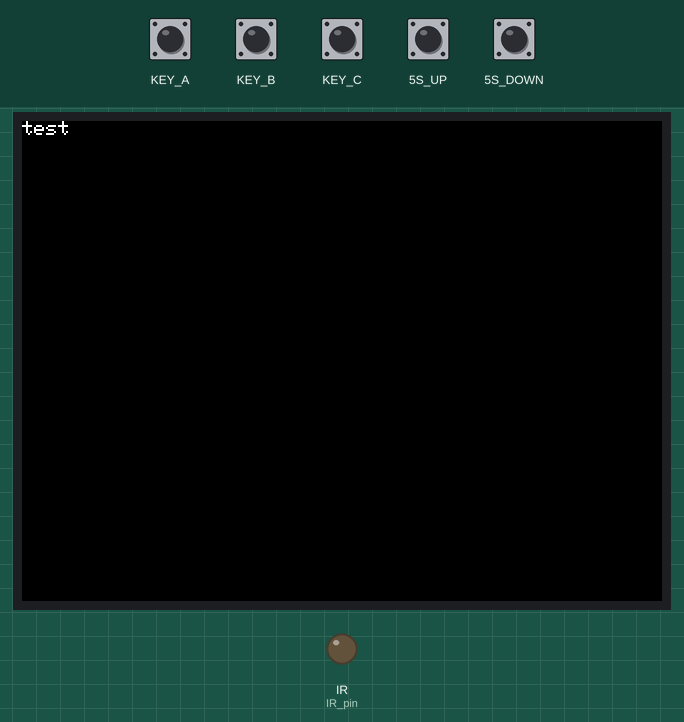
The program below on a simulated Seeed Wio Terminal. On the bench: 320×240 colour display, output pins drawn as LEDs (lit = HIGH). The test bench sets the inputs (shaded band); at power-on: 5S_DOWN, 5S_UP, KEY_A, KEY_B, KEY_C HIGH. What the program prints to the serial monitor is not drawn.

Above: at 3.4 s.
3.5 s: KEY_A pulled LOW for 1 s
At 5.0 s:
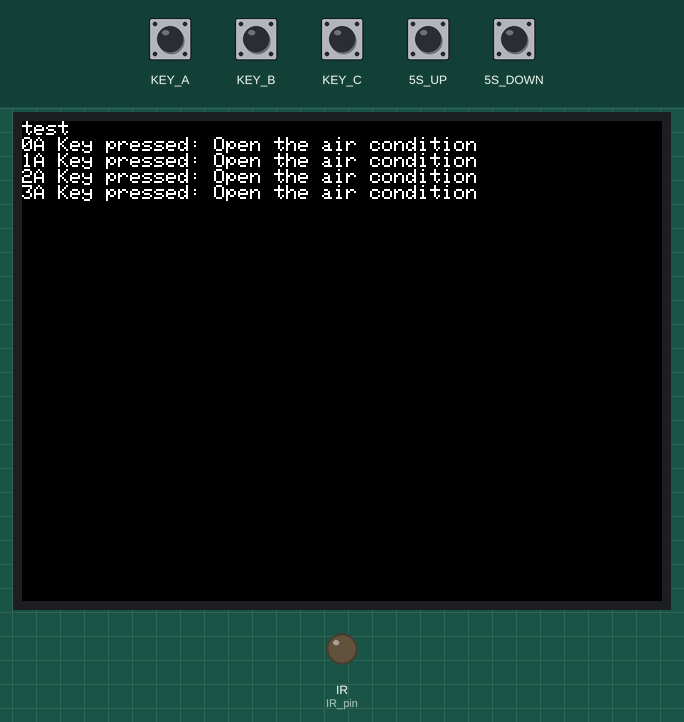
6.0 s: KEY_B pulled LOW for 1 s
At 8.1 s:
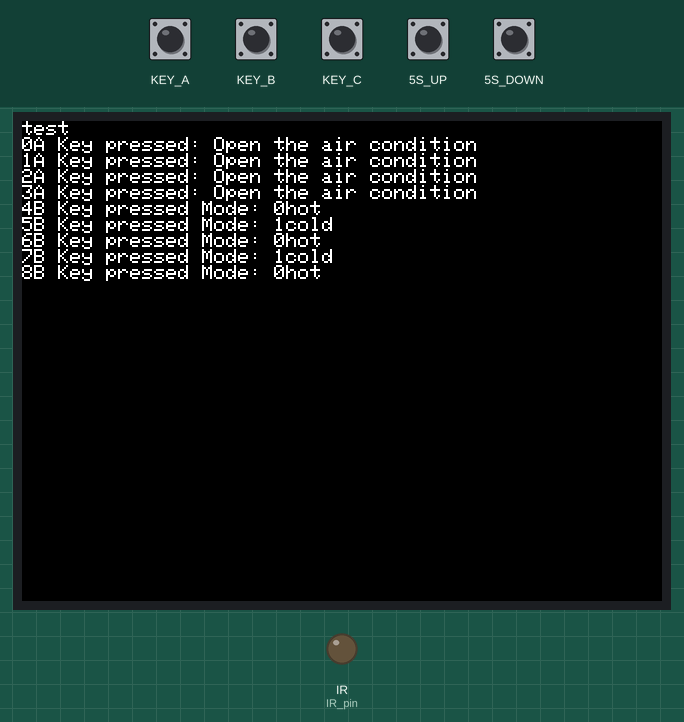
8.5 s: KEY_C pulled LOW for 0.25 s
At 9.6 s:
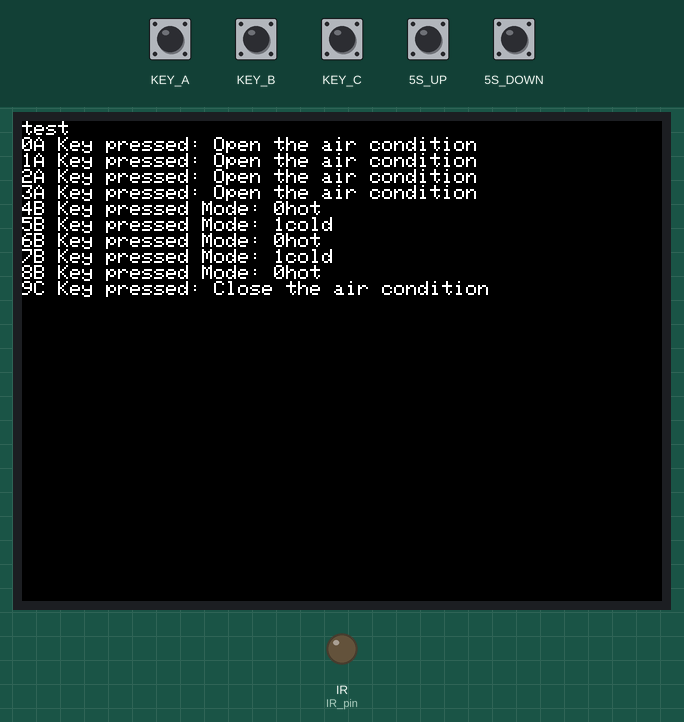
10.2 s: 5S_UP pulled LOW for 0.25 s
At 10.34 s:
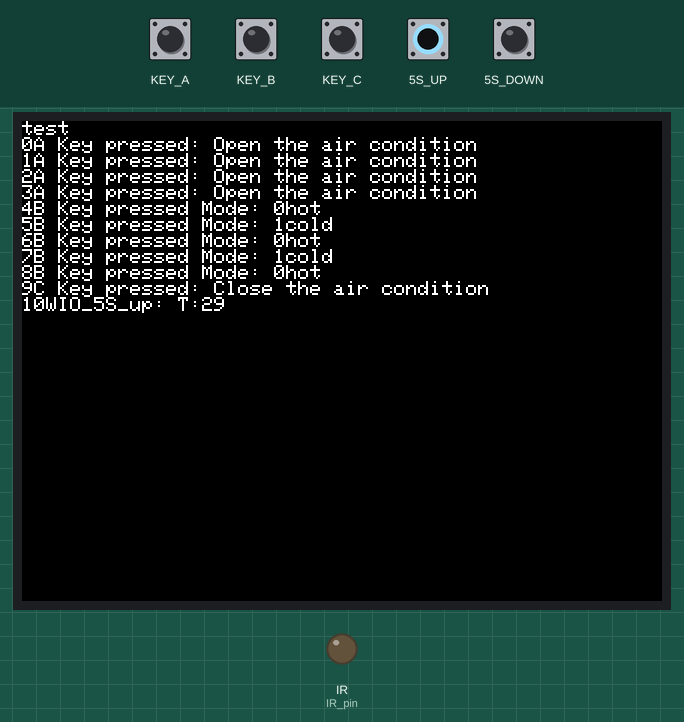
11.9 s: 5S_DOWN pulled LOW for 0.25 s
At 12.8 s:
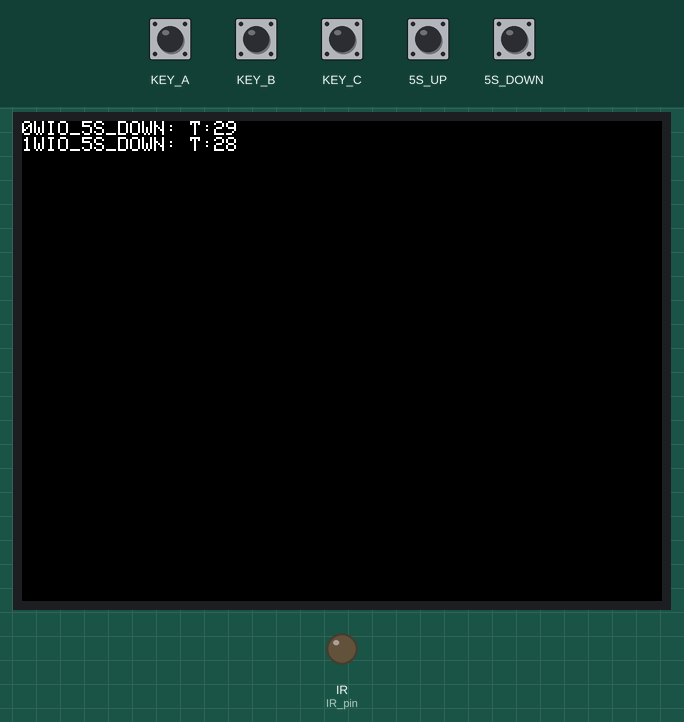
13.6 s: KEY_A pulled LOW for 0.25 s
At 14.3 s:
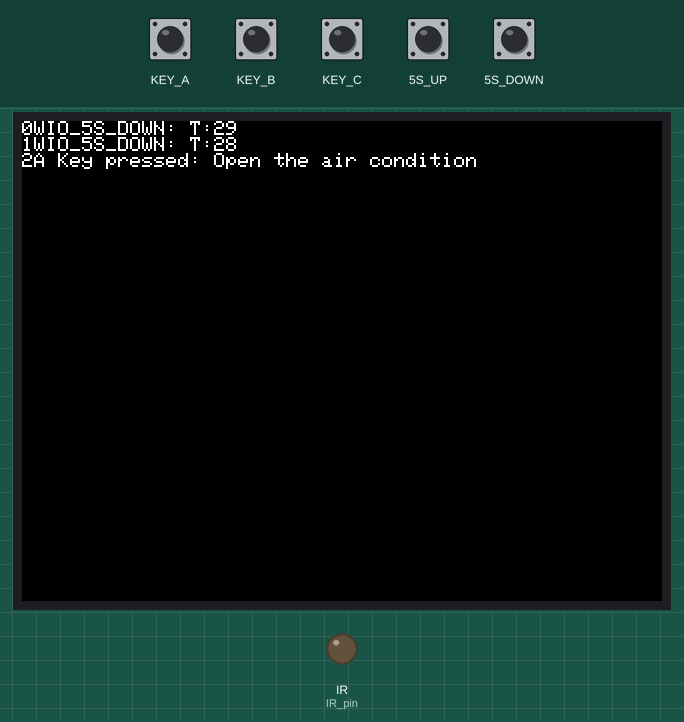
Timing chart, 0 to 16.3 s (numbered marks = the images above; inputs shaded):
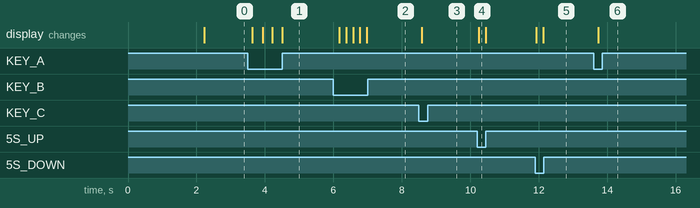

The program:

main.cpp
```cpp
#include <Arduino.h>

#include <IRremote.h>
#include <cstdint>
#include "TFT_eSPI.h"
#include "USB/USBAPI.h"
#include "variant.h"

// #include ""
// #include <stdio.h>
// #include <FreeRTOS.h>
// // #include <Serial.h>

// #include <IRLibSendBase.h>    // First include the send base
// //Now include only the protocols you wish to actually use.
// //The lowest numbered protocol should be first but remainder
// //can be any order.
// #include <IRLib_P01_NEC.h>
// #include <IRLib_P02_Sony.h>
// #include <IRLibCombo.h>     // After all protocols, include this
// All of the above automatically creates a universal sending
// class called "IRsend" containing only the protocols you want.
// Now declare an instance of that sender.
extern "C" {
#include "get_code.h"
}


// put function declarations here:
// int myFunction(int, int);


const unsigned char IR_pin = WIO_IR;

const uint8_t C_raw = 0x00;
uint8_t C_temp_part = 0x00; /*C码温度部分*/
uint8_t C_mode_part = 0x00; /*C码模式部分*/
uint8_t c_temp_cal = 0xD0;

uint16_t buf_TEMP[]={
  4400,4400,
  550,1660,550,550,550,1660,550,1660,550,550,550,550,550,1660,550,550,
  550,550,550,1660,550,550,550,550,550,1660,550,1660,550,550,550,1660,
  550,550,550,1660,550,550,550,1660,550,1660,550,1660,550,1660,550,1660,
  550,1660,550,550,550,1660,550,550,550,550,550,550,550,550,550,550,
  550,1660,550,1660,550,550,550,1660,550,550,550,550,550,550,550,550,
  550,550,550,550,550,1660,550,550,550,1660,550,1660,550,1660,550,1660,
  550,5220,
  4400,4400,
  550,1660,550,550,550,1660,550,1660,550,550,550,550,550,1660,550,550,
  550,550,550,1660,550,550,550,550,550,1660,550,1660,550,550,550,1660,
  550,550,550,1660,550,550,550,1660,550,1660,550,1660,550,1660,550,1660,
  550,1660,550,550,550,1660,550,550,550,550,550,550,550,550,550,550,
  550,1660,550,1660,550,550,550,1660,550,550,550,550,550,550,550,550,
  550,550,550,550,550,1660,550,550,550,1660,550,1660,550,1660,550,1660,
  550,8000
};

/*创建一个温度对应表*/
char temperature_table[] = {
  0b0000, 0b0001, 0b0011, 0b0010,
  0b0110, 0b0111, 0b0101, 0b0100,
  0b1100, 0b1101, 0b1001, 0b1000,
  0b1010, 0b1011, 0b1110
};

uint16_t checkbuff[] = {4400, 4400, 550, 1660, 550, 550, 550, 1660, 550, 1660, 550, 550, 550, 550, 550, 1660, 550, 550, 550, 550, 550, 1660, 550, 550, 550, 550, 550, 1660, 550, 1660, 550, 550, 550, 1660, 550, 1660, 550, 550, 550, 1660, 550, 550, 550, 1660, 550, 1660, 550, 1660, 550, 1660, 550, 550, 550, 1660, 550, 550, 550,
1660, 550, 550, 550, 550, 550, 550, 550, 550, 550, 1660, 550, 1660, 550, 550, 550, 1660, 550, 1660, 550, 550, 550, 550, 550, 550, 550, 550, 550, 550, 550, 1660, 550, 550, 550, 550, 550, 1660, 550, 1660, 550, 1660, 550, 5220, 4400, 4400, 550, 1660, 550, 550, 550, 1660, 550, 1660, 550, 550, 550, 550, 550, 1660, 550, 550, 550, 550, 550, 1660, 550, 550, 550, 550, 550, 1660, 550, 1660, 550, 550, 550, 1660, 550, 1660, 550, 550, 550, 1660, 550, 550, 550, 1660, 550, 1660, 550, 1660, 550, 1660, 550, 550, 550, 1660, 550, 550, 550, 1660, 550, 550, 550, 550, 550, 550, 550, 550, 550, 1660, 550, 1660, 550, 550, 550, 1660, 550, 1660, 550, 550, 550, 550, 550, 550, 550, 550, 550, 550, 550, 1660, 550, 550, 550, 550, 550, 1660, 550, 1660, 550, 1660, 550, 8000};

uint16_t buf[200]={0};

IRsend mySender;

uint8_t tempreture_increas(int temp_offset, int mode){
  uint8_t final_c;

  C_temp_part = temperature_table[temp_offset];
  if(mode == 0){ /*制热模式*/
    C_mode_part = 0x03;
    }
  else if(mode == 1){ /*制冷模式*/
    C_mode_part = 0x00;
  }

  final_c = C_temp_part << 4 | C_mode_part << 2 | C_raw;
  return final_c;
}

void sendMeidi_CLOSE(){
  mySender.sendRaw(buf_close, 300, 38);
}

TFT_eSPI tft;
void setup() {

  tft.begin();
  tft.setRotation(3);

  Serial.begin(9600);
  delay(2000); //while (!Serial); //delay for Leonardo
  Serial.println(F("Every time you press a key is a serial monitor we will send."));


  tft.fillScreen(TFT_BLACK); // fills entire the screen with colour red
  // delay(2000);
  // // Turning off the LCD backlight
  // digitalWrite(LCD_BACKLIGHT, LOW);
  // delay(2000);
  tft.println("test");
  // Turning on the LCD backlight
  digitalWrite(LCD_BACKLIGHT, HIGH);
  pinMode(WIO_KEY_A, INPUT_PULLUP);
  pinMode(WIO_KEY_B, INPUT_PULLUP);
  pinMode(WIO_KEY_C, INPUT_PULLUP);
  pinMode(WIO_5S_UP, INPUT_PULLUP);
  pinMode(WIO_5S_DOWN, INPUT_PULLUP);

  mySender.begin(IR_pin);
  pinMode(IR_pin, OUTPUT);
}


void print_array(uint16_t *arr, int size)
{
  for (int i = 0; i < size; ++i) {
    Serial.print(arr[i]); // 打印数组中的每个元素
    if (i < size - 1) { // 如果不是最后一个元素，打印一个分隔符
      Serial.print(", ");
    }
  }
  Serial.println(); // 打印换行符
}


void sendMeidi_OPEN(unsigned char A,unsigned char B,unsigned char C){
  int cnt_temp = 0;
  cnt_temp = getcode(A, B, C, buf);
  Serial.println(sizeof(buf) / sizeof(buf[0]));
  print_array(buf, sizeof(buf) / sizeof(buf[0]));
  delay(10);
  mySender.sendRaw(buf,200,38);
}


void loop() {

  // put your main code here, to run repeatedly:
  static int cnt = 0; /*显示的行数，不能超过11行*/
  static int air_cnt = 28-17;/*空调温度计数*/
  static int air_mode = 1;
  if (digitalRead(WIO_KEY_A) == LOW) {
    tft.print(cnt);
    tft.println("A Key pressed: Open the air condition ");
    sendMeidi_OPEN(0xB2,0xBF,c_temp_cal);
    cnt ++;
  }
  else if (digitalRead(WIO_KEY_B) == LOW) {
    tft.print(cnt);
    air_mode = !air_mode;
    tft.print("B Key pressed Mode: ");
    tft.print(air_mode);
    tft.println(air_mode?"cold":"hot");
    cnt ++;
  }
  else if (digitalRead(WIO_KEY_C) == LOW) {
    tft.print(cnt);
    tft.println("C Key pressed: Close the air condition ");
    sendMeidi_CLOSE();
    cnt ++;
  }
  else if (digitalRead(WIO_5S_DOWN) == LOW) {
    tft.print(cnt);
    air_cnt --;
    tft.print("WIO_5S_DOWN: T:");
    tft.println(air_cnt + 17);
    cnt ++;
  }
  else if (digitalRead(WIO_5S_UP) == LOW) {
    tft.print(cnt);
    air_cnt ++;
    tft.print("WIO_5S_up: T:");
    tft.println(air_cnt + 17);
    cnt ++;
  }

  if(cnt > 11){
    tft.fillScreen(TFT_BLACK); // fills entire the screen with colour red
    tft.setCursor(tft.getCursorX(), 0);
    cnt = 0;
  }
  /*确保温度不会超过设定范围*/
  if (air_cnt > 13){
    air_cnt = 13;
  }
  if (air_cnt < 0){
    air_cnt = 0;
  }
  c_temp_cal = tempreture_increas(air_cnt, air_mode);
  delay(200);
}
```

get_code.c
```cpp
#include "get_code.h"

int getcode(unsigned char A, unsigned char B, unsigned char C, uint16_t *buf) {
  unsigned char mask = 0x80;
  unsigned int cnt = 2;
  buf[0] = 4400;
  buf[1] = 4400;
  // 发A
  for (mask = 0x80; mask != 0; mask >>= 1) {
    buf[cnt++] = 550;
    if (mask & A)
      buf[cnt++] = 1660;
    else
      buf[cnt++] = 550;
  }
  for (mask = 0x80; mask != 0; mask >>= 1) {
    buf[cnt++] = 550;
    if (mask & (~A))
      buf[cnt++] = 1660;
    else
      buf[cnt++] = 550;
  }
  // 发B
  for (mask = 0x80; mask != 0; mask >>= 1) {
    buf[cnt++] = 550;
    if (mask & B)
      buf[cnt++] = 1660;
    else
      buf[cnt++] = 550;
  }
  for (mask = 0x80; mask != 0; mask >>= 1) {
    buf[cnt++] = 550;
    if (mask & (~B))
      buf[cnt++] = 1660;
    else
      buf[cnt++] = 550;
  }
  // 发C
  for (mask = 0x80; mask != 0; mask >>= 1) {
    buf[cnt++] = 550;
    if (mask & C)
      buf[cnt++] = 1660;
    else
      buf[cnt++] = 550;
  }
  for (mask = 0x80; mask != 0; mask >>= 1) {
    buf[cnt++] = 550;
    if (mask & (~C))
      buf[cnt++] = 1660;
    else
      buf[cnt++] = 550;
  }

  buf[cnt++] = 550;
  buf[cnt++] = 5220;
  buf[cnt++] = 4400;
  buf[cnt++] = 4400;

  // 发A
  for (mask = 0x80; mask != 0; mask >>= 1) {
    buf[cnt++] = 550;
    if (mask & A)
      buf[cnt++] = 1660;
    else
      buf[cnt++] = 550;
  }
  for (mask = 0x80; mask != 0; mask >>= 1) {
    buf[cnt++] = 550;
    if (mask & (~A))
      buf[cnt++] = 1660;
    else
      buf[cnt++] = 550;
  }
  // 发B
  for (mask = 0x80; mask != 0; mask >>= 1) {
    buf[cnt++] = 550;
    if (mask & B)
      buf[cnt++] = 1660;
    else
      buf[cnt++] = 550;
  }
  for (mask = 0x80; mask != 0; mask >>= 1) {
    buf[cnt++] = 550;
    if (mask & (~B))
      buf[cnt++] = 1660;
    else
      buf[cnt++] = 550;
  }
  // 发C
  for (mask = 0x80; mask != 0; mask >>= 1) {
    buf[cnt++] = 550;
    if (mask & C)
      buf[cnt++] = 1660;
    else
      buf[cnt++] = 550;
  }
  for (mask = 0x80; mask != 0; mask >>= 1) {
    buf[cnt++] = 550;
    if (mask & (~C))
      buf[cnt++] = 1660;
    else
      buf[cnt++] = 550;
  }
  buf[cnt++] = 550;
  buf[cnt++] = 8000;

  return cnt;
}
```

Source omitted: get_code.h (data table, 2101 bytes)

Measured:
- after the input at 3.5 s, the display: first changes after 0.14 s (image 1 shows a later state)
- after the input at 6.0 s, the display: first changes after 0.17 s (image 2 shows a later state)
- after the input at 8.5 s, the display: changes after 0.08 s (image 3)
- after the input at 10.2 s, the display: changes after 0.05 s (image 4)
- after the input at 11.9 s, the display: first changes at once (image 5 shows a later state)
- after the input at 13.6 s, the display: changes after 0.13 s (image 6)
